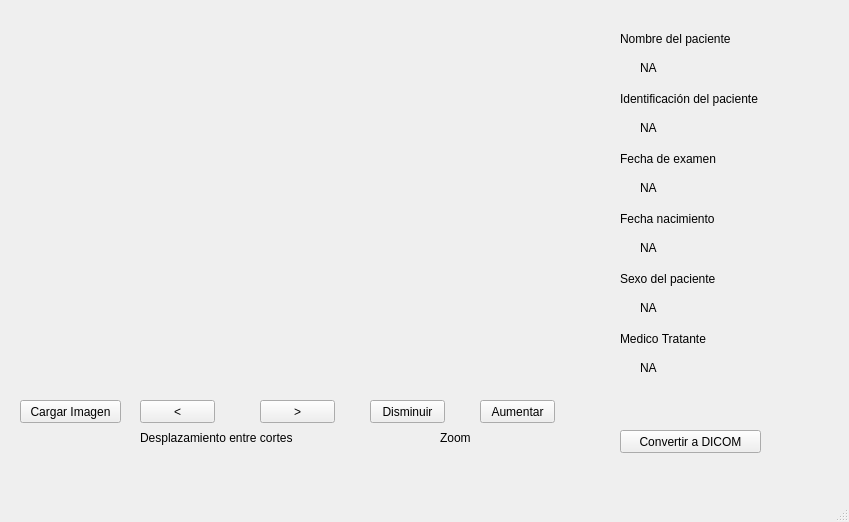
<?xml version="1.0" encoding="UTF-8"?>
<ui version="4.0">
 <class>MainWindow</class>
 <widget class="QMainWindow" name="MainWindow">
  <property name="geometry">
   <rect>
    <x>0</x>
    <y>0</y>
    <width>849</width>
    <height>522</height>
   </rect>
  </property>
  <property name="windowTitle">
   <string>Visor DICOM</string>
  </property>
  <widget class="QWidget" name="centralwidget">
   <widget class="QWidget" name="campo_grafico" native="true">
    <property name="geometry">
     <rect>
      <x>40</x>
      <y>20</y>
      <width>561</width>
      <height>331</height>
     </rect>
    </property>
   </widget>
   <widget class="QPushButton" name="boton_cargar">
    <property name="geometry">
     <rect>
      <x>20</x>
      <y>400</y>
      <width>101</width>
      <height>23</height>
     </rect>
    </property>
    <property name="text">
     <string>Cargar Imagen</string>
    </property>
   </widget>
   <widget class="QPushButton" name="boton_atras">
    <property name="geometry">
     <rect>
      <x>140</x>
      <y>400</y>
      <width>75</width>
      <height>23</height>
     </rect>
    </property>
    <property name="text">
     <string>&lt;</string>
    </property>
   </widget>
   <widget class="QPushButton" name="boton_adelante">
    <property name="geometry">
     <rect>
      <x>260</x>
      <y>400</y>
      <width>75</width>
      <height>23</height>
     </rect>
    </property>
    <property name="text">
     <string>&gt;</string>
    </property>
   </widget>
   <widget class="QPushButton" name="boton_aumentar">
    <property name="geometry">
     <rect>
      <x>480</x>
      <y>400</y>
      <width>75</width>
      <height>23</height>
     </rect>
    </property>
    <property name="text">
     <string>Aumentar</string>
    </property>
   </widget>
   <widget class="QPushButton" name="boton_disminuir">
    <property name="geometry">
     <rect>
      <x>370</x>
      <y>400</y>
      <width>75</width>
      <height>23</height>
     </rect>
    </property>
    <property name="text">
     <string>Disminuir</string>
    </property>
   </widget>
   <widget class="QLabel" name="label">
    <property name="geometry">
     <rect>
      <x>140</x>
      <y>430</y>
      <width>201</width>
      <height>16</height>
     </rect>
    </property>
    <property name="text">
     <string>Desplazamiento entre cortes</string>
    </property>
   </widget>
   <widget class="QLabel" name="label_2">
    <property name="geometry">
     <rect>
      <x>440</x>
      <y>430</y>
      <width>71</width>
      <height>16</height>
     </rect>
    </property>
    <property name="text">
     <string>Zoom</string>
    </property>
   </widget>
   <widget class="QPushButton" name="convD">
    <property name="geometry">
     <rect>
      <x>620</x>
      <y>430</y>
      <width>141</width>
      <height>23</height>
     </rect>
    </property>
    <property name="text">
     <string>Convertir a DICOM</string>
    </property>
   </widget>
   <widget class="QLabel" name="id_paciente">
    <property name="geometry">
     <rect>
      <x>640</x>
      <y>120</y>
      <width>171</width>
      <height>16</height>
     </rect>
    </property>
    <property name="text">
     <string>NA</string>
    </property>
   </widget>
   <widget class="QLabel" name="label_8">
    <property name="geometry">
     <rect>
      <x>620</x>
      <y>270</y>
      <width>201</width>
      <height>17</height>
     </rect>
    </property>
    <property name="text">
     <string>Sexo del paciente</string>
    </property>
   </widget>
   <widget class="QLabel" name="label_5">
    <property name="geometry">
     <rect>
      <x>620</x>
      <y>210</y>
      <width>221</width>
      <height>17</height>
     </rect>
    </property>
    <property name="text">
     <string>Fecha nacimiento</string>
    </property>
   </widget>
   <widget class="QLabel" name="label_4">
    <property name="geometry">
     <rect>
      <x>620</x>
      <y>90</y>
      <width>201</width>
      <height>17</height>
     </rect>
    </property>
    <property name="text">
     <string>Identificación del paciente</string>
    </property>
   </widget>
   <widget class="QLabel" name="medico_tratante">
    <property name="geometry">
     <rect>
      <x>640</x>
      <y>360</y>
      <width>201</width>
      <height>16</height>
     </rect>
    </property>
    <property name="text">
     <string>NA</string>
    </property>
   </widget>
   <widget class="QLabel" name="fecha_examen">
    <property name="geometry">
     <rect>
      <x>640</x>
      <y>180</y>
      <width>181</width>
      <height>16</height>
     </rect>
    </property>
    <property name="text">
     <string>NA</string>
    </property>
   </widget>
   <widget class="QLabel" name="label_3">
    <property name="geometry">
     <rect>
      <x>620</x>
      <y>30</y>
      <width>181</width>
      <height>17</height>
     </rect>
    </property>
    <property name="text">
     <string>Nombre del paciente</string>
    </property>
   </widget>
   <widget class="QLabel" name="label_7">
    <property name="geometry">
     <rect>
      <x>620</x>
      <y>330</y>
      <width>221</width>
      <height>17</height>
     </rect>
    </property>
    <property name="text">
     <string>Medico Tratante</string>
    </property>
   </widget>
   <widget class="QLabel" name="fecha_nacimiento">
    <property name="geometry">
     <rect>
      <x>640</x>
      <y>240</y>
      <width>201</width>
      <height>16</height>
     </rect>
    </property>
    <property name="text">
     <string>NA</string>
    </property>
   </widget>
   <widget class="QLabel" name="nombre_paciente">
    <property name="geometry">
     <rect>
      <x>640</x>
      <y>60</y>
      <width>171</width>
      <height>16</height>
     </rect>
    </property>
    <property name="text">
     <string>NA</string>
    </property>
   </widget>
   <widget class="QLabel" name="label_6">
    <property name="geometry">
     <rect>
      <x>620</x>
      <y>150</y>
      <width>201</width>
      <height>17</height>
     </rect>
    </property>
    <property name="text">
     <string>Fecha de examen</string>
    </property>
   </widget>
   <widget class="QLabel" name="sexo_paciente">
    <property name="geometry">
     <rect>
      <x>640</x>
      <y>300</y>
      <width>181</width>
      <height>16</height>
     </rect>
    </property>
    <property name="text">
     <string>NA</string>
    </property>
   </widget>
  </widget>
  <widget class="QMenuBar" name="menubar">
   <property name="geometry">
    <rect>
     <x>0</x>
     <y>0</y>
     <width>849</width>
     <height>22</height>
    </rect>
   </property>
  </widget>
  <widget class="QStatusBar" name="statusbar"/>
 </widget>
 <resources/>
 <connections/>
</ui>
